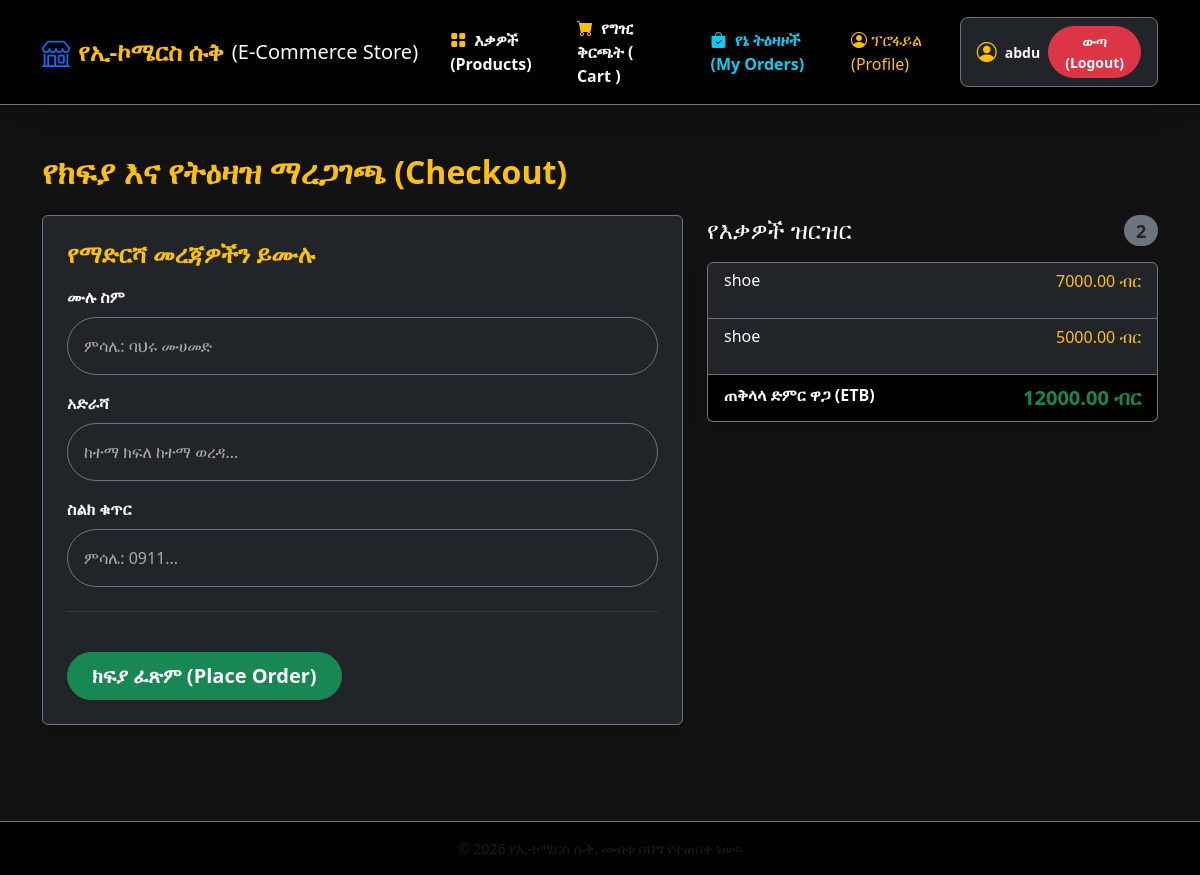
The page /checkout/ (signed in) on the database its author committed.
### store/models.py (models this page shows, shortened)
class Cart(models.Model):
    user = models.OneToOneField(User, on_delete=models.CASCADE)
    created_at = models.DateTimeField(auto_now_add=True)
    def get_total_price(self):
        return sum(item.get_cost() for item in self.items.all())

class CartItem(models.Model):
    cart = models.ForeignKey(Cart, related_name='items', on_delete=models.CASCADE)
    product = models.ForeignKey(Product, on_delete=models.CASCADE)
    quantity = models.PositiveIntegerField(default=1)
    def get_cost(self):
        return self.quantity * self.product.price

class Product(models.Model):
    category = models.ForeignKey(Category, on_delete=models.CASCADE, null=True ,blank=True)
    name = models.CharField(max_length=100)
    description = models.TextField()
    price = models.DecimalField(max_digits=10, decimal_places=2)
    stock = models.PositiveIntegerField()
    image = models.ImageField(upload_to='products/', null=True, blank=True)
    created_at = models.DateTimeField(auto_now_add=True)
    updated_at = models.DateTimeField(auto_now=True)

### store/views.py (the view, shortened to what this page needs)
# urls.py: path('checkout/', views.checkout, name='checkout'),
@login_required
def checkout(request):
    cart = Cart.objects.get(user=request.user)
    return render(request, 'store/checkout.html', {'cart': cart})

### store/templates/store/checkout.html (shortened to what this page needs)
{% extends 'store/base.html' %}
{% block content %}
<div class="container my-5">
    <h2 class="mb-4 text-warning fw-bold">የክፍያ እና የትዕዛዝ ማረጋገጫ (Checkout)</h2>
    <div class="row">
        <div class="col-lg-5 order-lg-2 mb-4">
            <h4 class="d-flex justify-content-between align-items-center mb-3 text-light">
                <span>የእቃዎች ዝርዝር</span>
                <span class="badge bg-secondary text-dark rounded-pill">{{ cart.items.count }}</span>
            </h4>
            <ul class="list-group mb-3 shadow">
                {% for item in cart.items.all %}
                    <li class="list-group-item d-flex justify-content-between lh-sm bg-dark text-light border-secondary">
                        <div>
                            <h6 class="my-0">{{ item.product.name }}</h6>
                            <small class="text-muted">ብዛት: {{ item.quantity }}</small>
                        </div>
                        <span class="text-warning">{{ item.get_cost }} ብር</span>
                    </li>
                {% endfor %}
                <li class="list-group-item d-flex justify-content-between bg-black text-light border-secondary">
                    <span class="fw-bold"> ጠቅላላ ድምር ዋጋ (ETB)</span>
                    <strong class="text-success fs-5">{{ cart.get_total_price }} ብር</strong>
                </li>
            </ul>
        </div>
        <div class="col-lg-7 order-lg-1">
            <div class="card bg-dark text-light shadow border-secondary p-4">
                <h4 class="mb-3 text-warning fw-bold">የማድርሻ መረጃዎችን ይሙሉ</h4>
                <form method="POST" action="{% url 'checkout' %}">
                    <div class="mb-3">
                        <label for="full_name" class="form-label fw-bold">ሙሉ ስም</label>
                        <input type="text" class="form-control bg-dark border-secondary text-light p-3 rounded-pill" id="full_name" name="full_name" placeholder="ምሳሌ: ባህሩ ሙሀመድ " required>
                    </div>
                    <div class="mb-3">
                        <label for="address" class="form-label fw-bold">አድራሻ</label>
                        <input type="text" class="form-control bg-dark border-secondary  text-light  rounded-pill p-3" id="address" name="address" placeholder="ከተማ ክፍለ ከተማ ወረዳ..." required>
                    </div>
                    <div class="mb-3">
                        <label for="phone_number" class="form-label fw-bold">ስልክ ቁጥር</label>
                        <input type="text" class="form-control bg-dark border-secondary  text-light rounded-pill p-3" id="phone_number" name="phone_number" placeholder="ምሳሌ: 0911..." required>
                    </div>
                    <hr class="my-4 border-secondary">
                    <button type="submit" class="btn btn-success btn-lg rounded-pill px-4 fw-bold mt-3 shadow-sm">ክፍያ ፈጽም (Place Order)</button>
                </form>
            </div>
       </div>
    </div>
</div>
{% endblock content %}

### store/templates/store/base.html (shortened to what this page needs)
<!DOCTYPE html>
<html lang="am">
<head>
    <link rel="stylesheet" href="https://cdn.jsdelivr.net/npm/bootstrap@5.3.0/dist/css/bootstrap.min.css">
    <link rel="stylesheet" href="https://cdn.jsdelivr.net/npm/bootstrap-icons@1.11.0/font/bootstrap-icons.css">
</head>
<body>
    <nav class="navbar navbar-expand-lg navbar-dark bg-black sticky-top shadow-lg border-bottom border-secondary">
        <div class="container">
            <a class="navbar-brand fs-4 fw-bold text-warning d-flex align-items-center gap-2" href="{% url 'product_list' %}" >
                <i class="bi bi-shop fs-3 text-primary"></i>
               <span> የኢ-ኮሜርስ ሱቅ</span> <span class="fs-5 text-light fw-normal"> (E-Commerce Store) </span>
            </a>
            <div class="collapse navbar-collapse mt-3 mt-lg-0" id="mobileNav">
                <ul class="navbar-nav ms-auto align-items-lg-center gap-2 pb-3 pb-lg-0">
                    <li class="nav-item ">
                        <a class="nav-link text-light fs-6 rounded-3 px-3 py-2 fw-bold" href="{% url 'product_list' %}">
                        <i class="bi bi-grid-fill text-warning me-1"></i> እቃዎች (Products)</a>
                    </li>
                    <li class="nav-item">
                        <a class="nav-link text-light fs-6 rounded-3 px-3 py-2 fw-bold" href="{% url 'cart_detail' %}">
                            <i class="bi bi-cart-fill text-warning me-1"></i> የግዢ ቅርጫት  ( Cart )
                        </a>
                    </li>
                    {% if user.is_authenticated %}
                        <li class="nav-item">
                            <a class="nav-link text-info fw-bold fs-6 rounded-3 px-3 py-2" href="{% url 'my_orders' %}">
                                <i class="bi bi-bag-check-fill me-1"></i> የኔ ትዕዛዞች (My Orders)
                            </a>
                        </li>
                        <li class="nav-item">
                            <a href="{% url 'profile' %}" class="nav-link text-warning me-2">
                                <i class="bi bi-person-circle"></i>  ፕሮፋይል (Profile)
                            </a>
                        </li>
                        <li class="nav-item ms-lg-2">
                            <div class="d-flex align-items-center gap-2 bg-dark p-2 rounded-3 border border-secondary px-3 mt-2 mt-lg-0">
                                <i class="bi bi-person-circle text-warning fs-5"></i>
                                <span class="text-light fw-bold small"> {{ user.username }} </span>
                                <form method="POST" action="{% url 'logout' %}">
                                    <button type="submit" class="btn btn-danger btn-sm rounded-pill px-3 py-1 fw-bold fs-7">ውጣ (Logout)</button>
                                </form>
                            </div>
                        </li>
                    {% endif %}
                </ul>
            </div>
        </div>
    </nav>
    <main class="main-content">
        {% block content %}
        {% endblock content %}
    </main>
    <footer class="bg-black text-center text-light py-3 mt-5 border-top border-secondary">
        <div class="container">
            <p class="mb-0 small text-muted">&copy; 2026 የኢ-ኮሜርስ ሱቅ. መብቱ በህግ  የተጠበቀ ነው፡፡</p>
        </div>
    </footer>
</body>
</html>

### store/templates/store/base.html (style rules this page uses)
body { background-color: #121212; color: #e0e0e0; min-height: 100vh; display: flex; flex-direction: column; }
.main-content { flex: 1; }
.nav-link { transition: color 0.3s ease; }

### store/templates/store/checkout.html (style rules this page uses)
.form-control::placeholder { color: #aaaaaa !important; opacity: 1 !important; }

### rows shown on the page
Cart: items.count "2", get_total_price "12000.00"
CartItem: product.name "shoe", get_cost "7000.00"
CartItem: product.name "shoe", get_cost "5000.00"

### other values the page prints
{{ user.username }} "abdu"
